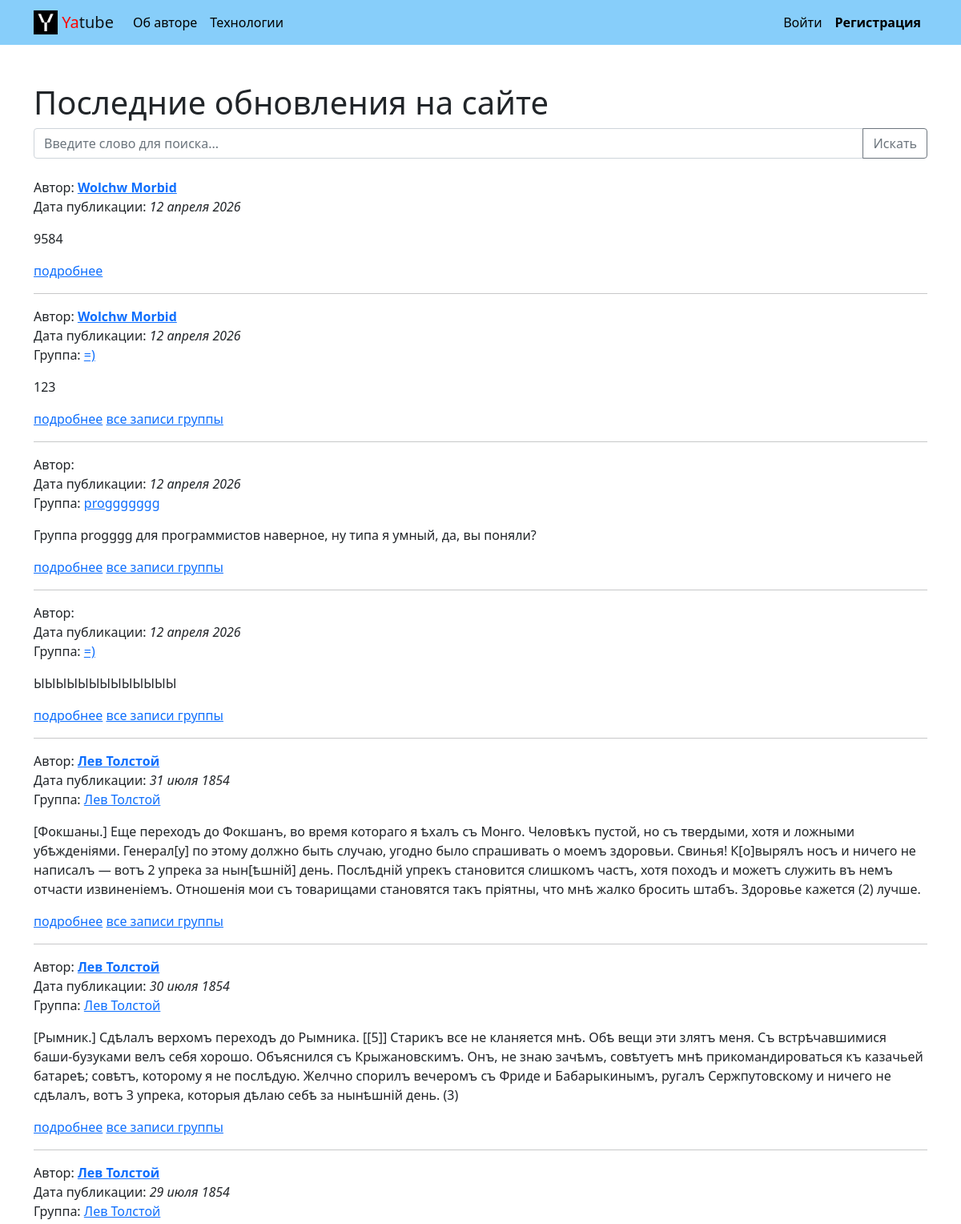
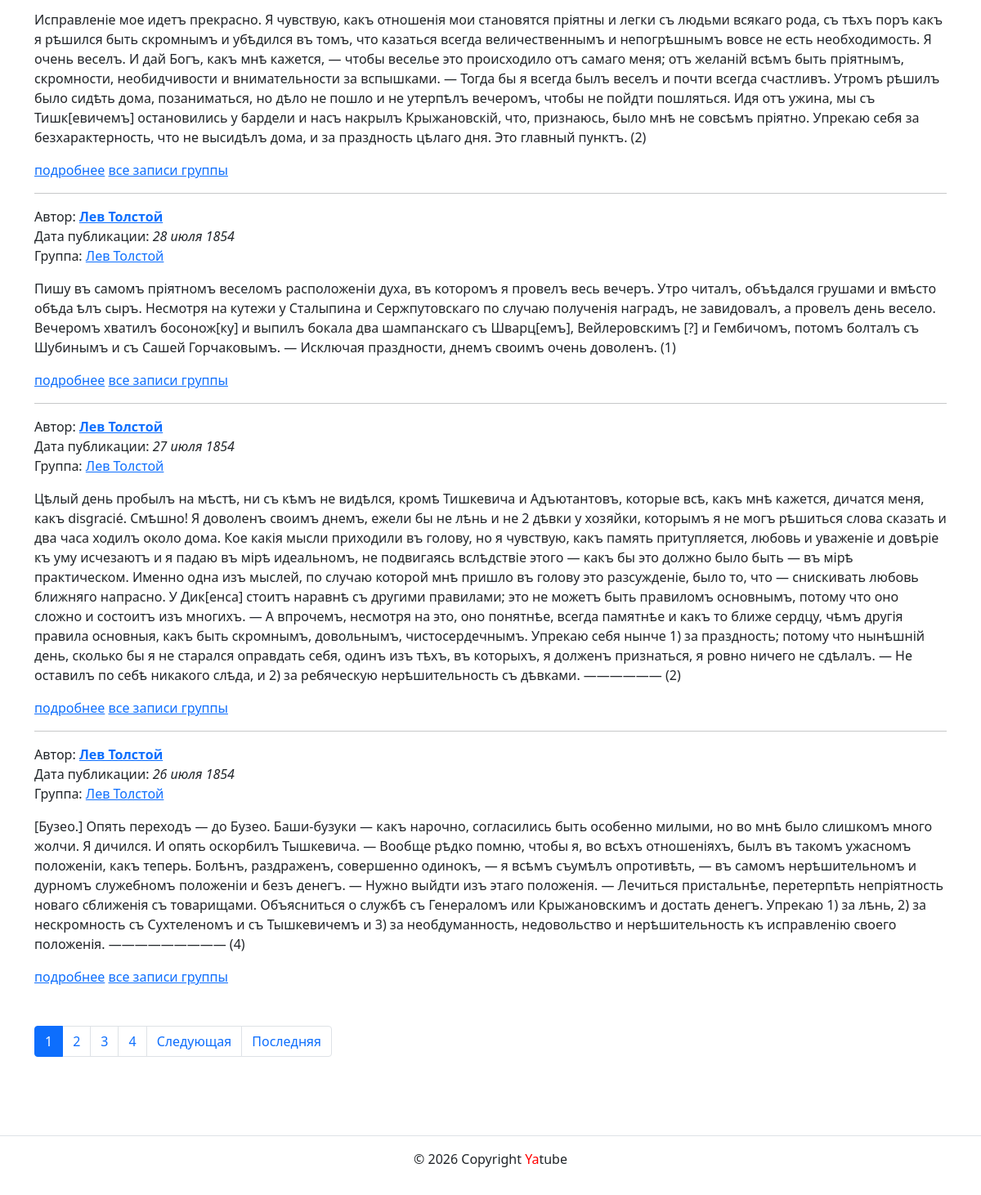
The page / on the database its author committed (2 pictures, top to bottom).
### posts/models.py (models this page shows, shortened)
class Post(models.Model):
    text = models.TextField()
    pub_date = models.DateTimeField(auto_now_add=True)
    author = models.ForeignKey(
        User,
        on_delete=models.CASCADE,
        related_name='posts'
    )
    group = models.ForeignKey(
        'Group',
        on_delete=models.CASCADE,
        blank=True,  # Может быть пустым в формах
        null=True,   # Может быть NULL в базе данных
        related_name='posts'  # Позволит из группы получать все посты группы
    )

class Group(models.Model):
    title = models.CharField(max_length=200)  # Название группы
    slug = models.SlugField(unique=True)      # Уникальный адрес для URL
    description = models.TextField()           # Описание группы

### posts/views.py (the view)
# urls.py: path('', views.index, name='index'),
def index(request):
    keyword = request.GET.get('keyword', '')
    if keyword:
        post_list = Post.objects.filter(text__icontains=keyword).select_related('author', 'group').order_by('-pub_date')
    else:
        post_list = Post.objects.all().select_related('author', 'group').order_by('-pub_date')
    paginator = Paginator(post_list, 10)
    page_number = request.GET.get('page')
    page_obj = paginator.get_page(page_number)
    context = {
        'page_obj': page_obj,
        'keyword': keyword,
    }
    return render(request, 'posts/index.html', context)

### core/context_processors/year.py (called while the page is built)
def year(request):
    return {
        'year': datetime.now().year
    }

### templates/posts/index.html (shortened to what this page needs)
{% extends 'base.html' %}
{% block content %}
  <h1>Последние обновления на сайте</h1>
  <form method="get" action="{% url 'posts:index' %}" class="mb-4">
    <div class="input-group">
      <input type="text" name="keyword" value="{{ keyword }}" placeholder="Введите слово для поиска..." class="form-control">
      <button type="submit" class="btn btn-outline-secondary">Искать</button>
    </div>
  </form>
  {% for post in page_obj %}
    <article class="mb-3">
      <ul class="list-unstyled">
        <li>
          Автор: <a href="{% url 'posts:profile' post.author.username %}"><strong>{{ post.author.get_full_name }}</strong></a>
        </li>
        <li>
          Дата публикации: <em>{{ post.pub_date|date:"d E Y" }}</em>
        </li>
        {% if post.group %}
          <li>
            Группа: <a href="{% url 'posts:group_list' post.group.slug %}">{{ post.group.title }}</a>
          </li>
        {% endif %}
      </ul>
      <p>{{ post.text }}</p>
      <a href="{% url 'posts:post_detail' post.id %}">подробнее</a>
      {% if post.group %}
        <a href="{% url 'posts:group_list' post.group.slug %}">все записи группы</a>
      {% endif %}
    </article>
    {% if not forloop.last %}<hr>{% endif %}
  {% empty %}
    <p>Нет подходящих постов.</p>
  {% endfor %}
  {% include 'posts/includes/paginator.html' %}
{% endblock %}

### rows shown on the page
Post: author.get_full_name "Wolchw Morbid", pub_date "12 апреля 2026", text "9584"
Post: author.get_full_name "Wolchw Morbid", pub_date "12 апреля 2026", group "=)", text "123", shows "все записи группы"
Post: pub_date "12 апреля 2026", group "proggggggg", text "Группа progggg для программистов наверное, ну типа я умный, да, вы поняли?", shows "все записи группы"
Post: pub_date "12 апреля 2026", group "=)", text "ЫЫЫЫЫЫЫЫЫЫЫЫЫ", shows "все записи группы"
Post: author.get_full_name "Лев Толстой", pub_date "31 июля 1854", group "Лев Толстой", text "[Фокшаны.] Еще переходъ до Фокшанъ, во время котораго я ѣхалъ съ Монго. Человѣкъ пустой, но съ твердыми, хотя и ложными убѣжденіями. Генерал[у] по этому должно быть случаю, угодно было спрашивать о моемъ здоровьи. Свинья! К[о]вырялъ носъ и ничего не написалъ — вотъ 2 упрека за нын[ѣшній] день. Послѣдній упрекъ становится слишкомъ частъ, хотя походъ и можетъ служить въ немъ отчасти извиненіемъ. Отношенія мои съ товарищами становятся такъ пріятны, что мнѣ жалко бросить штабъ. Здоровье кажется (2) лучше.", shows "все записи группы"
Post: author.get_full_name "Лев Толстой", pub_date "30 июля 1854", group "Лев Толстой", text "[Рымник.] Сдѣлалъ верхомъ переходъ до Рымника. [[5]] Старикъ все не кланяется мнѣ. Обѣ вещи эти злятъ меня. Съ встрѣчавшимися баши-бузуками велъ себя хорошо. Объяснился съ Крыжановскимъ. Онъ, не знаю зачѣмъ, совѣтуетъ мнѣ прикомандироваться къ казачьей батареѣ; совѣтъ, которому я не послѣдую. Желчно спорилъ вечеромъ съ Фриде и Бабарыкинымъ, ругалъ Сержпутовскому и ничего не сдѣлалъ, вотъ 3 упрека, которыя дѣлаю себѣ за нынѣшній день. (3)", shows "все записи группы"
Post: author.get_full_name "Лев Толстой", pub_date "29 июля 1854", group "Лев Толстой", text "Исправленіе мое идетъ прекрасно. Я чувствую, какъ отношенія мои становятся пріятны и легки съ людьми всякаго рода, съ тѣхъ поръ какъ я рѣшился быть скромнымъ и убѣдился въ томъ, что казаться всегда величественнымъ и непогрѣшнымъ вовсе не есть необходимость. Я очень веселъ. И дай Богъ, какъ мнѣ кажется, — чтобы веселье это происходило отъ самаго меня; отъ желаній всѣмъ быть пріятнымъ, скромности, необидчивости и внимательности за вспышками. — Тогда бы я всегда былъ веселъ и почти всегда счастливъ. Утромъ рѣшилъ было сидѣть дома, позаниматься, но дѣло не пошло и не утерпѣлъ вечеромъ, чтобы не пойдти пошляться. Идя отъ ужина, мы съ Тишк[евичемъ] остановились у бардели и насъ накрылъ…", shows "все записи группы"
Post: author.get_full_name "Лев Толстой", pub_date "28 июля 1854", group "Лев Толстой", text "Пишу въ самомъ пріятномъ веселомъ расположеніи духа, въ которомъ я провелъ весь вечеръ. Утро читалъ, объѣдался грушами и вмѣсто обѣда ѣлъ сыръ. Несмотря на кутежи у Сталыпина и Сержпутовскаго по случаю полученія наградъ, не завидовалъ, а провелъ день весело. Вечеромъ хватилъ босонож[ку] и выпилъ бокала два шампанскаго съ Шварц[емъ], Вейлеровскимъ [?] и Гембичомъ, потомъ болталъ съ Шубинымъ и съ Сашей Горчаковымъ. — Исключая праздности, днемъ своимъ очень доволенъ. (1)", shows "все записи группы"
Post: author.get_full_name "Лев Толстой", pub_date "27 июля 1854", group "Лев Толстой", text "Цѣлый день пробылъ на мѣстѣ, ни съ кѣмъ не видѣлся, кромѣ Тишкевича и Адъютантовъ, которые всѣ, какъ мнѣ кажется, дичатся меня, какъ disgracié. Смѣшно! Я доволенъ своимъ днемъ, ежели бы не лѣнь и не 2 дѣвки у хозяйки, которымъ я не могъ рѣшиться слова сказать и два часа ходилъ около дома. Кое какія мысли приходили въ голову, но я чувствую, какъ память притупляется, любовь и уваженіе и довѣріе къ уму исчезаютъ и я падаю въ мірѣ идеальномъ, не подвигаясь вслѣдствіе этого — какъ бы это должно было быть — въ мірѣ практическом. Именно одна изъ мыслей, по случаю которой мнѣ пришло въ голову это разсужденіе, было то, что — снискивать любовь ближняго напрасно. У Дик[енса] стоитъ наравнѣ съ другими…", shows "все записи группы"
Post: author.get_full_name "Лев Толстой", pub_date "26 июля 1854", group "Лев Толстой", text "[Бузео.] Опять переходъ — до Бузео. Баши-бузуки — какъ нарочно, согласились быть особенно милыми, но во мнѣ было слишкомъ много жолчи. Я дичился. И опять оскорбилъ Тышкевича. — Вообще рѣдко помню, чтобы я, во всѣхъ отношеніяхъ, былъ въ такомъ ужасномъ положеніи, какъ теперь. Болѣнъ, раздраженъ, совершенно одинокъ, — я всѣмъ съумѣлъ опротивѣть, — въ самомъ нерѣшительномъ и дурномъ служебномъ положеніи и безъ денегъ. — Нужно выйдти изъ этаго положенія. — Лечиться пристальнѣе, перетерпѣть непріятность новаго сближенія съ товарищами. Объясниться о службѣ съ Генераломъ или Крыжановскимъ и достать денегъ. Упрекаю 1) за лѣнь, 2) за нескромность съ Сухтеленомъ и съ Тышкевичемъ и 3) за…", shows "все записи группы"

### other values the page prints
{{ i }} "1"
{{ i }} "2" "3" "4"
